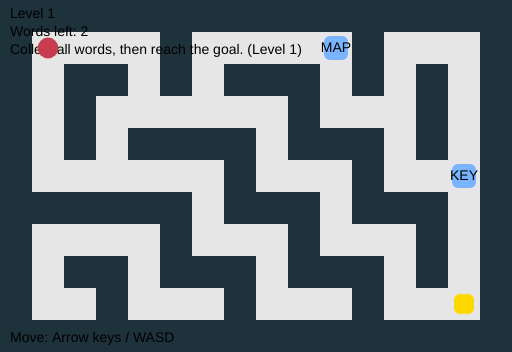
Frame 1 (no input)
Frame 60 (no input): identical to frame 1, image omitted
Frame 120 (the mouse pressed at the canvas centre since frame 60): identical to frame 1, image omitted

The p5.js sketch that drew this single still picture (run headless with seeded random() and noise() and a simulated clock; from frame 60 on, the mouse is pressed at the canvas centre):

// p5.js sketch
// ── sketch.js
/*
Week 4 — Grid + JSON Levels + Loops + Auto Level Switch
Based on the professor’s static grid render example. :contentReference[oaicite:1]{index=1}

Controls:
- Arrow keys or WASD to move 1 tile at a time

Goal:
- Collect all WORD tiles, then step on GOAL to finish the level
- Level 2 loads automatically after Level 1 is finished
*/

const TS = 32; // tile size

// Tile IDs (legend)
const TILE = {
  FLOOR: 0,
  WALL: 1,
  WORD: 2,
  GOAL: 3,
};

// ---------- LEVEL DATA (JSON) ----------
const levels = [
  {
    name: "Level 1",
    grid: [
      [1, 1, 1, 1, 1, 1, 1, 1, 1, 1, 1, 1, 1, 1, 1, 1],
      [1, 0, 0, 0, 0, 1, 0, 0, 0, 0, 2, 1, 0, 0, 0, 1],
      [1, 0, 1, 1, 0, 1, 0, 1, 1, 1, 0, 1, 0, 1, 0, 1],
      [1, 0, 1, 0, 0, 0, 0, 0, 0, 1, 0, 0, 0, 1, 0, 1],
      [1, 0, 1, 0, 1, 1, 1, 1, 0, 1, 1, 1, 0, 1, 0, 1],
      [1, 0, 0, 0, 0, 0, 0, 1, 0, 0, 0, 1, 0, 0, 2, 1],
      [1, 1, 1, 1, 1, 1, 0, 1, 1, 1, 0, 1, 1, 1, 0, 1],
      [1, 0, 0, 0, 0, 1, 0, 0, 0, 1, 0, 0, 0, 1, 0, 1],
      [1, 0, 1, 1, 0, 1, 1, 1, 0, 1, 1, 1, 0, 1, 0, 1],
      [1, 0, 0, 1, 0, 0, 0, 1, 0, 0, 0, 1, 0, 0, 3, 1],
      [1, 1, 1, 1, 1, 1, 1, 1, 1, 1, 1, 1, 1, 1, 1, 1],
    ],
    // player start (grid coords)
    start: { r: 1, c: 1 },

    // OPTIONAL: words (text) are placed by reading WORD tiles in the grid.
    // We map each WORD tile found (in scan order) to one string.
    words: ["MAP", "KEY"],
  },

  {
    name: "Level 2",
    grid: [
      [1, 1, 1, 1, 1, 1, 1, 1, 1, 1, 1, 1, 1, 1, 1, 1],
      [1, 0, 0, 0, 0, 0, 0, 1, 0, 0, 0, 0, 2, 0, 0, 1],
      [1, 0, 1, 1, 1, 1, 0, 1, 0, 1, 1, 1, 1, 1, 0, 1],
      [1, 0, 1, 0, 0, 0, 0, 0, 0, 0, 0, 0, 0, 1, 0, 1],
      [1, 0, 1, 0, 1, 1, 1, 1, 1, 1, 1, 1, 0, 1, 0, 1],
      [1, 0, 0, 0, 1, 0, 0, 0, 0, 0, 0, 1, 0, 0, 0, 1],
      [1, 1, 1, 0, 1, 0, 1, 1, 1, 1, 0, 1, 0, 1, 1, 1],
      [1, 2, 0, 0, 0, 0, 1, 0, 0, 1, 0, 0, 0, 0, 3, 1],
      [1, 1, 1, 1, 1, 0, 1, 0, 1, 1, 1, 1, 1, 0, 1, 1],
      [1, 0, 0, 0, 0, 0, 0, 0, 0, 0, 0, 0, 0, 0, 0, 1],
      [1, 1, 1, 1, 1, 1, 1, 1, 1, 1, 1, 1, 1, 1, 1, 1],
    ],
    start: { r: 9, c: 1 },
    words: ["TRUST", "WATERLOO"], // will be assigned to WORD tiles found
  },
];

// ---------- GAME STATE ----------
let levelIndex = 0;
let grid = null;
let player = { r: 1, c: 1 };
let wordTiles = []; // {r,c,text,collected}
let goalPos = { r: -1, c: -1 };
let statusText = "";

// movement throttling (avoid moving too fast while key is held)
let movedThisPress = false;

function setup() {
  textFont("sans-serif");
  textSize(14);
  noStroke();

  loadLevel(0);
}

function draw() {
  background(240);

  renderGrid();
  renderHUD();
  renderPlayer();

  // If level finished, show status and auto advance after a short pause
  if (statusText.startsWith("✅")) {
    // do nothing else (player can’t move once finished)
    return;
  }

  handleMovement();
}

function loadLevel(i) {
  levelIndex = i;
  const lvl = levels[levelIndex];

  grid = deepCopy2D(lvl.grid);

  // resize canvas to match grid
  createCanvas(grid[0].length * TS, grid.length * TS);

  // reset player
  player.r = lvl.start.r;
  player.c = lvl.start.c;

  // scan grid to find WORD tiles + GOAL tile (dynamic placement via loops)
  wordTiles = [];
  goalPos = { r: -1, c: -1 };

  let wordIndex = 0;
  for (let r = 0; r < grid.length; r++) {
    for (let c = 0; c < grid[0].length; c++) {
      if (grid[r][c] === TILE.WORD) {
        const txt =
          lvl.words && lvl.words[wordIndex] ? lvl.words[wordIndex] : "WORD";
        wordTiles.push({ r, c, text: txt, collected: false });
        wordIndex++;
      }
      if (grid[r][c] === TILE.GOAL) {
        goalPos = { r, c };
      }
    }
  }

  statusText = `Collect all words, then reach the goal. (${lvl.name})`;
  movedThisPress = false;
}

function renderGrid() {
  for (let r = 0; r < grid.length; r++) {
    for (let c = 0; c < grid[0].length; c++) {
      const t = grid[r][c];

      // base tile fill
      if (t === TILE.WALL) fill(30, 50, 60);
      else fill(230);

      rect(c * TS, r * TS, TS, TS);

      // extra visuals for WORD / GOAL (drawn with loops too)
      if (t === TILE.GOAL) {
        fill(255, 215, 0);
        rect(c * TS + 6, r * TS + 6, TS - 12, TS - 12, 6);
      }
    }
  }

  // draw word tiles + their text (only if not collected)
  for (const w of wordTiles) {
    if (w.collected) continue;

    // word tile marker
    fill(120, 180, 255);
    rect(w.c * TS + 4, w.r * TS + 4, TS - 8, TS - 8, 6);

    // word label
    fill(0);
    textAlign(CENTER, CENTER);
    text(w.text, w.c * TS + TS / 2, w.r * TS + TS / 2);
  }

  // reset alignment for HUD
  textAlign(LEFT, BASELINE);
}

function renderPlayer() {
  // player as a circle centered in the tile
  fill(200, 60, 80);
  circle(player.c * TS + TS / 2, player.r * TS + TS / 2, TS * 0.65);
}

function renderHUD() {
  fill(0);
  const lvlName = levels[levelIndex].name;
  const remaining = wordTiles.filter((w) => !w.collected).length;

  text(`${lvlName}`, 10, 18);
  text(`Words left: ${remaining}`, 10, 36);
  text(statusText, 10, 54);

  // small hint
  text("Move: Arrow keys / WASD", 10, height - 10);
}

function handleMovement() {
  const anyKeyDown =
    keyIsDown(LEFT_ARROW) ||
    keyIsDown(RIGHT_ARROW) ||
    keyIsDown(UP_ARROW) ||
    keyIsDown(DOWN_ARROW) ||
    keyIsDown(65) ||
    keyIsDown(68) ||
    keyIsDown(87) ||
    keyIsDown(83);

  if (!anyKeyDown) {
    movedThisPress = false;
    return;
  }
  if (movedThisPress) return;

  let dr = 0,
    dc = 0;

  // Arrow keys
  if (keyIsDown(LEFT_ARROW)) dc = -1;
  else if (keyIsDown(RIGHT_ARROW)) dc = 1;
  else if (keyIsDown(UP_ARROW)) dr = -1;
  else if (keyIsDown(DOWN_ARROW)) dr = 1;
  // WASD
  else if (keyIsDown(65))
    dc = -1; // A
  else if (keyIsDown(68))
    dc = 1; // D
  else if (keyIsDown(87))
    dr = -1; // W
  else if (keyIsDown(83)) dr = 1; // S

  tryMove(dr, dc);
  movedThisPress = true;
}

function tryMove(dr, dc) {
  const nr = player.r + dr;
  const nc = player.c + dc;

  // bounds check
  if (nr < 0 || nr >= grid.length || nc < 0 || nc >= grid[0].length) return;

  // wall collision
  if (grid[nr][nc] === TILE.WALL) return;

  // move
  player.r = nr;
  player.c = nc;

  // collect word if standing on a WORD tile position
  for (const w of wordTiles) {
    if (!w.collected && w.r === player.r && w.c === player.c) {
      w.collected = true;
      statusText = `Picked up: ${w.text}`;
      break;
    }
  }

  // finish condition: all words collected + standing on GOAL
  const remaining = wordTiles.filter((w) => !w.collected).length;
  if (remaining === 0 && player.r === goalPos.r && player.c === goalPos.c) {
    finishLevel();
  } else if (
    player.r === goalPos.r &&
    player.c === goalPos.c &&
    remaining > 0
  ) {
    statusText = `Goal is locked. Collect all words first! (${remaining} left)`;
  }
}

function finishLevel() {
  statusText = `✅ Level complete! Loading next level...`;

  // auto-load next level
  const next = levelIndex + 1;
  if (next < levels.length) {
    setTimeout(() => loadLevel(next), 700);
  } else {
    statusText = `✅ All levels complete!`;
  }
}

// Utility: safe copy of 2D array
function deepCopy2D(arr) {
  return arr.map((row) => row.slice());
}
